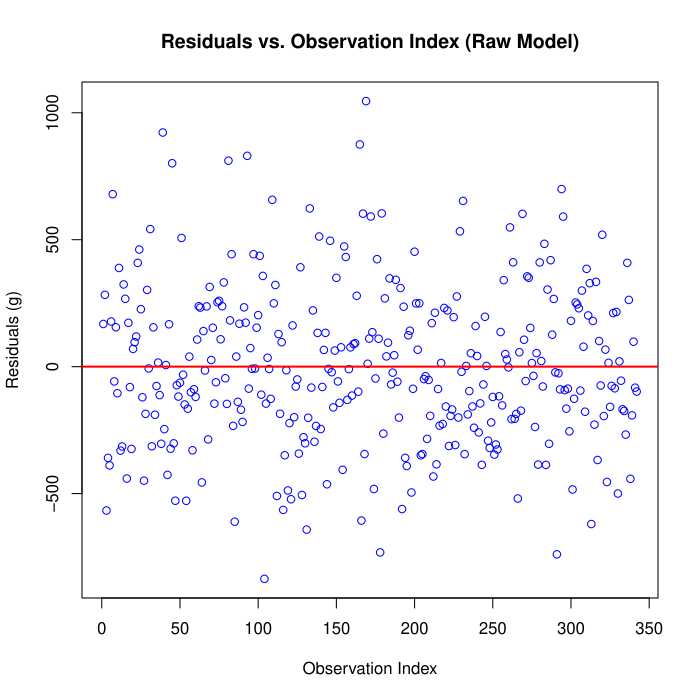

This figure's R source:
data <- read.csv("../penguins_cleaned.csv")

data$Is_Gentoo <- ifelse(data$Species == "Gentoo penguin (Pygoscelis papua)", 1, 0)
data$Is_Chinstrap <- ifelse(data$Species == "Chinstrap penguin (Pygoscelis antarctica)", 1, 0)

model_raw <- lm(Body_Mass ~ Flipper_Length
                + Culmen_Length
                + Culmen_Depth
                + Is_Gentoo
                + Is_Chinstrap, data=data)

res_raw <- resid(model_raw)

plot(res_raw,
     main = "Residuals vs. Observation Index (Raw Model)",
     xlab = "Observation Index",
     ylab = "Residuals (g)",
     col = "blue")

abline(h = 0, col = "red", lwd = 2)
